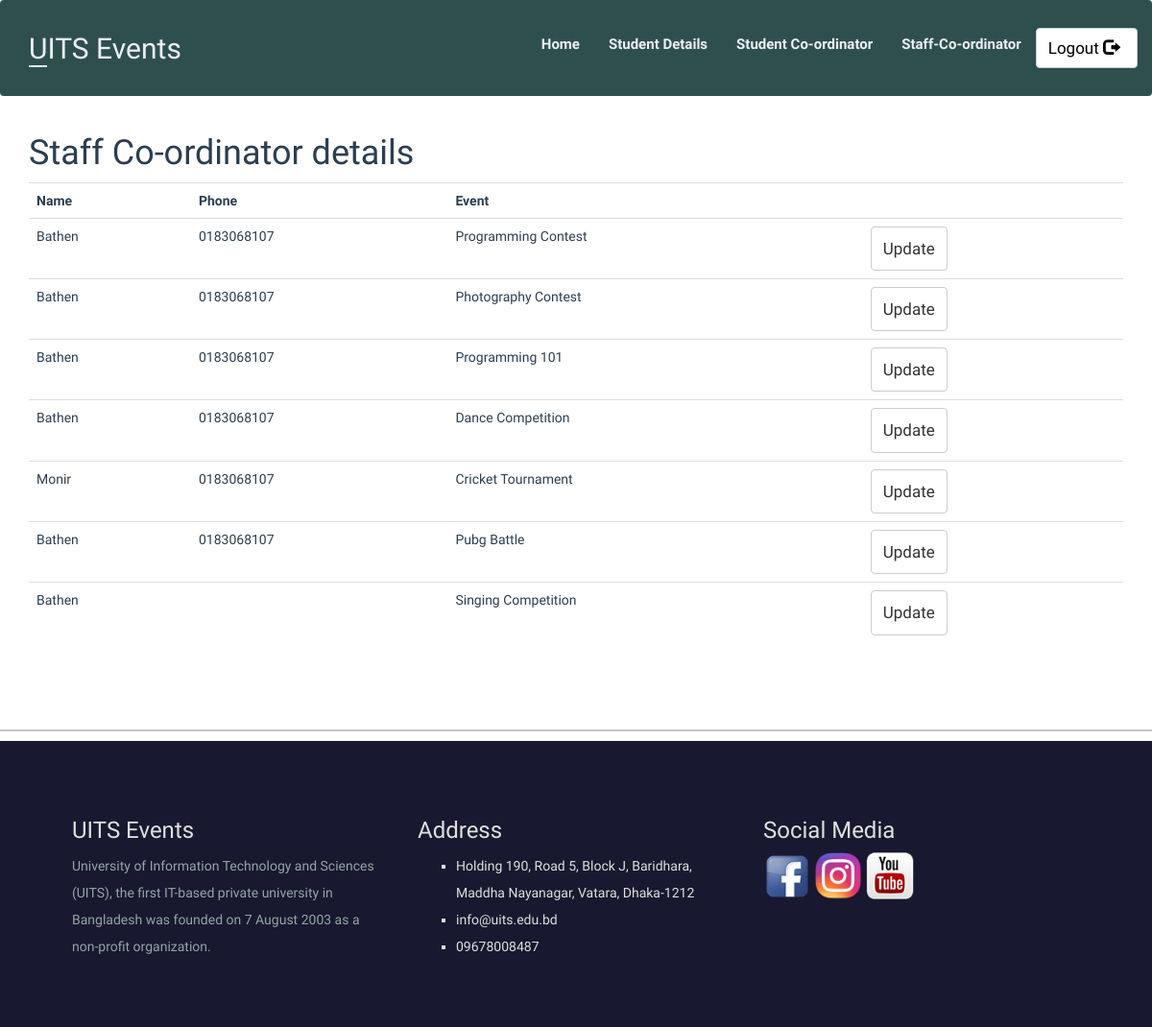
The page /Staff_cordinator.php on the database its author committed.
### tables this page shows
CREATE TABLE `staff_coordinator` (
  `stid` int(11) NOT NULL,
  `name` varchar(100) NOT NULL,
  `phone` varchar(10) DEFAULT NULL,
  `event_id` int(11) DEFAULT NULL
);

CREATE TABLE `events` (
  `event_id` int(11) NOT NULL,
  `event_title` varchar(50) NOT NULL,
  `event_price` int(11) DEFAULT NULL,
  `participents` int(11) DEFAULT 0,
  `img_link` text DEFAULT NULL,
  `type_id` int(11) DEFAULT NULL
);

### Staff_cordinator.php (the view, shortened to what this page needs)
<?php
include_once 'classes/db1.php';
$result = mysqli_query($conn, "SELECT * FROM staff_coordinator s ,events e where e.event_id= s.event_id");
?>
<!DOCTYPE html>
<html>
<head>
  <?php require 'utils/styles.php'; ?>
</head>
<body><?php include 'utils/adminHeader.php' ?>
  <div class="content">
    <div class="container">
      <h1>Staff Co-ordinator details</h1>
      <?php
      if (mysqli_num_rows($result) > 0) {
      ?>
        <table class="table table-hover">
          <tr>
            <th>Name</th>
            <th>Phone</th>
            <th>Event</th>
            <th></th>
          </tr>
          <?php
          while ($row = mysqli_fetch_array($result)) {
          ?>
            <tr>
              <td><?php echo $row["name"]; ?></td>
              <td><?php echo $row["phone"]; ?></td>
              <td><?php echo $row["event_title"]; ?></td>
              <td> <?php echo '<a  href="updateStaff.php?id=' . $row['stid'] . '" class = "btn btn-default"> Update</a>' ?></td>
            </tr>
          <?php
          }
          ?>
        </table>
      <?php
      } else {
        echo "No result found";
      }
      ?>
    </div>
  </div>
</body>
<?php include 'utils/footer.php'; ?>
</html>

### css/style.css (style rules this page uses)
body { overflow-x: hidden; font-family: 'Ubuntu', sans-serif !important; }
.content { font-family: 'Ubuntu', sans-serif !important; color: #2c3e50; }
.btn { padding: 10px 12px !important; font-size: 17px !important; }

### rows shown on the page
staff_coordinator: name "Bathen", phone "0183068107", event.event_title "Programming Contest"
staff_coordinator: name "Bathen", phone "0183068107", event.event_title "Photography Contest"
staff_coordinator: name "Bathen", phone "0183068107", event.event_title "Programming 101"
staff_coordinator: name "Bathen", phone "0183068107", event.event_title "Dance Competition"
staff_coordinator: name "Monir", phone "0183068107", event.event_title "Cricket Tournament"
staff_coordinator: name "Bathen", phone "0183068107", event.event_title "Pubg Battle"
staff_coordinator: name "Bathen", event.event_title "Singing Competition"
